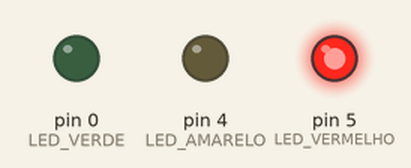
This sketch was run on a simulated Arduino Uno, built with avr-gcc and run on an emulated ATmega328P. Parts: output pins drawn as LEDs (lit = HIGH).

Above: at 0.5 s.
At 1.5 s:
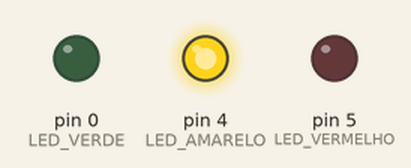
At 5.5 s:
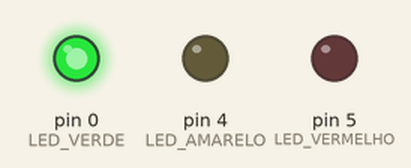
Timing chart, 0 to 6.9 s (numbered marks = the images above):
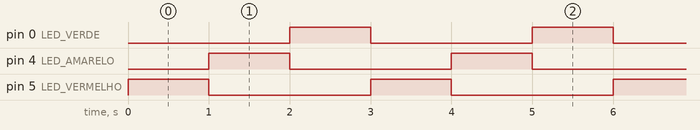

Measured:
- by itself, pin 0 (LED_VERDE), pin 4 (LED_AMARELO), pin 5 (LED_VERMELHO): alternates HIGH for 1.0 s and LOW for 2.0 s
- by itself, everything shown: repeats every 3.0 s, in 4 steps

The sketch:

semaforo_basico_esp8266.ino
```cpp
const byte LED_VERMELHO = 5;
const byte LED_AMARELO = 4;
const byte LED_VERDE = 0;

void setup() {
  // put your setup code here, to run once:
  pinMode(LED_VERMELHO, OUTPUT);
  pinMode(LED_AMARELO, OUTPUT);
  pinMode(LED_VERDE, OUTPUT);
}

void loop() {
  digitalWrite(LED_VERMELHO, HIGH);
  delay(1000);
  digitalWrite(LED_VERMELHO, LOW);
  digitalWrite(LED_AMARELO, HIGH);
  delay(1000);
  digitalWrite(LED_AMARELO, LOW);
  digitalWrite(LED_VERDE, HIGH);
  delay(1000);
  digitalWrite(LED_VERDE, LOW);
}
```
